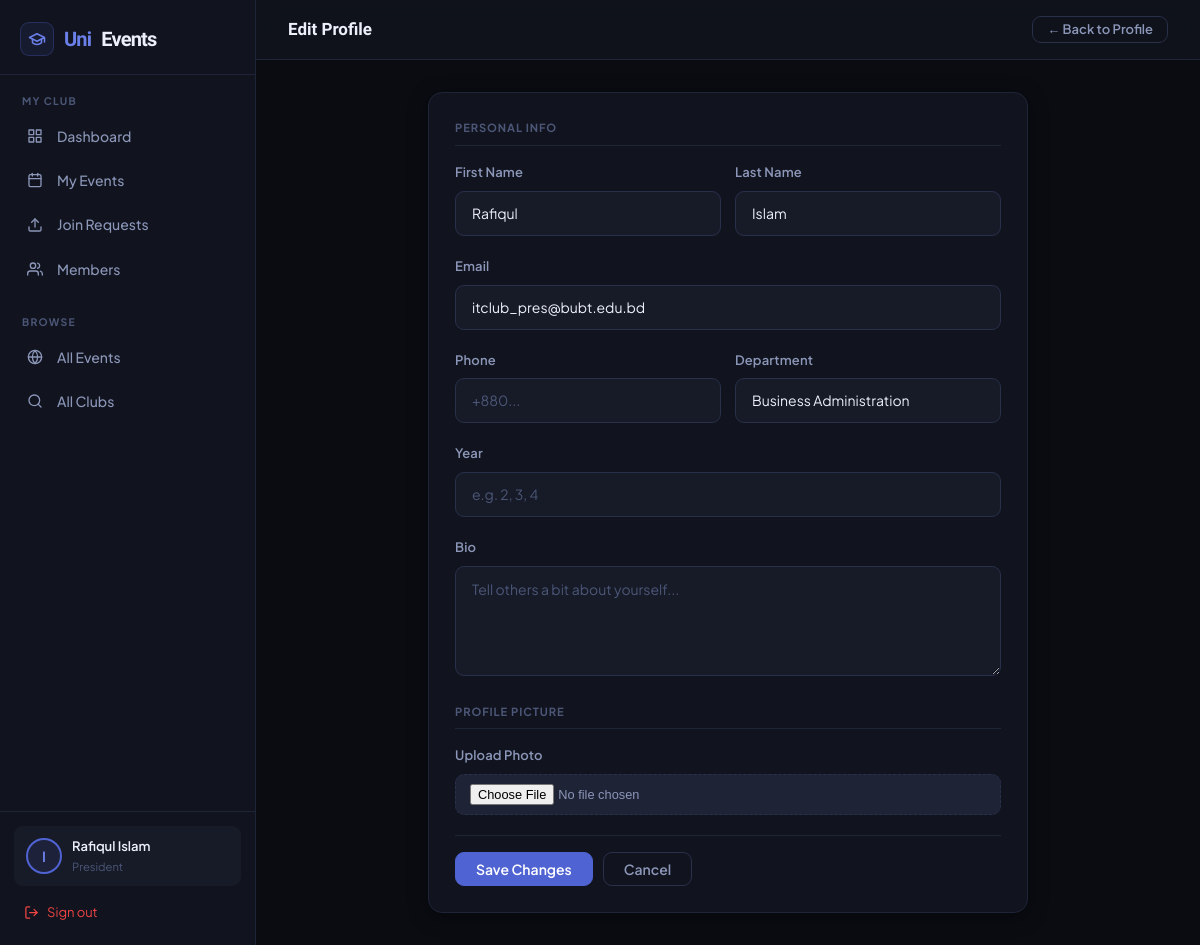
The page /accounts/profile/edit/ (signed in) on the database its author committed.
### accounts/models.py (models this page shows, shortened)
class CustomUser(AbstractUser):
    USER_TYPE_CHOICES = (
        ('student', 'Student'),
        ('faculty', 'Faculty'),
        ('admin', 'Administrator'),
        ('president', 'President'),
    )
    user_type = models.CharField(max_length=20, choices=USER_TYPE_CHOICES, default='student')
    student_id = models.CharField(max_length=20, blank=True, null=True)
    phone = models.CharField(max_length=15, blank=True, null=True)
    profile_picture = models.ImageField(upload_to='profile_pics/', blank=True, null=True)
    bio = models.TextField(blank=True, null=True)
    department = models.CharField(max_length=100, blank=True, null=True)
    intake = models.CharField(max_length=20, blank=True, null=True, help_text="e.g. 49, 50, Fall-2022")
    year = models.IntegerField(blank=True, null=True)
    is_verified = models.BooleanField(default=False)

### accounts/views.py (the view)
# urls.py: path('profile/edit/', views.profile_edit_view, name='profile_edit'),
@login_required
def profile_edit_view(request):
    if request.method == 'POST':
        form = UserProfileForm(request.POST, request.FILES, instance=request.user)
        if form.is_valid():
            form.save()
            messages.success(request, 'Profile updated successfully!')
            return redirect('profile')
    else:
        form = UserProfileForm(instance=request.user)
    return render(request, 'accounts/profile_edit.html', {'form': form})

### accounts/forms.py
class UserProfileForm(forms.ModelForm):
    class Meta:
        model  = CustomUser
        fields = ('first_name', 'last_name', 'email', 'phone',
                  'profile_picture', 'bio', 'department', 'year')

### templates/accounts/profile_edit.html (shortened to what this page needs)
{% extends 'base.html' %}
{% block page_title %}Edit Profile{% endblock %}
{% block topbar_actions %}
  <a href="{% url 'profile' %}" class="btn btn-ghost btn-sm">← Back to Profile</a>
{% endblock %}
{% block app_content %}
<div style="max-width:600px;margin:0 auto;">
  <div class="card fade-up">
    <form method="post" enctype="multipart/form-data" autocomplete="off">
      <div style="font-size:0.7rem;font-weight:700;text-transform:uppercase;letter-spacing:0.08em;color:var(--txt3);margin-bottom:16px;padding-bottom:8px;border-bottom:1px solid var(--border);">Personal Info</div>
      <div style="display:grid;grid-template-columns:1fr 1fr;gap:14px;">
        <div class="form-group">
          <label>First Name</label>
          <input type="text" name="first_name" value="{{ form.first_name.value|default:'' }}" placeholder="First name">
        </div>
        <div class="form-group">
          <label>Last Name</label>
          <input type="text" name="last_name" value="{{ form.last_name.value|default:'' }}" placeholder="Last name">
        </div>
      </div>
      <div class="form-group">
        <label>Email</label>
        <input type="email" name="email" value="{{ form.email.value|default:'' }}" placeholder="your@email.com">
      </div>
      <div style="display:grid;grid-template-columns:1fr 1fr;gap:14px;">
        <div class="form-group">
          <label>Phone</label>
          <input type="text" name="phone" value="{{ form.phone.value|default:'' }}" placeholder="+880...">
        </div>
        <div class="form-group">
          <label>Department</label>
          <input type="text" name="department" value="{{ form.department.value|default:'' }}" placeholder="e.g. CSE">
        </div>
      </div>
      <div class="form-group">
        <label>Year</label>
        <input type="number" name="year" value="{{ form.year.value|default:'' }}" placeholder="e.g. 2, 3, 4" min="1" max="5">
      </div>
      <div class="form-group">
        <label>Bio</label>
        <textarea name="bio" rows="3" placeholder="Tell others a bit about yourself...">{{ form.bio.value|default:'' }}</textarea>
      </div>
      <div style="font-size:0.7rem;font-weight:700;text-transform:uppercase;letter-spacing:0.08em;color:var(--txt3);margin:20px 0 16px;padding-bottom:8px;border-bottom:1px solid var(--border);">Profile Picture</div>
      <div class="form-group">
        <label>Upload Photo</label>
        <input type="file" name="profile_picture" accept="image/*" style="font-size:0.8rem;">
      </div>
      <div style="display:flex;gap:10px;margin-top:20px;padding-top:16px;border-top:1px solid var(--border);">
        <button type="submit" class="btn btn-primary"> Save Changes</button>
        <a href="{% url 'profile' %}" class="btn btn-ghost">Cancel</a>
      </div>
    </form>
  </div>
</div>
{% endblock %}

### templates/base.html (shortened to what this page needs)
{% load static %}
<!DOCTYPE html>
<html lang="en">
<head>
</head>
<body>
{% if user.is_authenticated and request.resolver_match.url_name not in 'home,club_list,club_detail,event_list,event_detail,join_club,register,login' %}
<div class="app-layout">
  <aside class="sidebar">
    <div class="sidebar-brand">
      <a href="{% url 'home' %}">
        <div class="sb-icon"><svg width="18" height="18" viewBox="0 0 24 24" fill="none" stroke="currentColor" stroke-width="2" stroke-linecap="round" stroke-linejoin="round" style="color:var(--a2)"><path d="M22 10v6M2 10l10-5 10 5-10 5z"/><path d="M6 12v5c3 3 9 3 12 0v-5"/></svg></div>
        Uni<span>Events</span>
      </a>
    </div>
    {% if user.is_staff or user.user_type == 'admin' %}
    <div class="sb-section">
      <div class="sb-label">Overview</div>
      <ul class="sb-nav">
        <li><a href="{% url 'admin_dashboard' %}" class="{% if request.resolver_match.url_name == 'admin_dashboard' %}active{% endif %}">
          <span class="sb-icon2"><svg width="16" height="16" viewBox="0 0 24 24" fill="none" stroke="currentColor" stroke-width="2" stroke-linecap="round" stroke-linejoin="round"><rect x="3" y="3" width="7" height="7"/><rect x="14" y="3" width="7" height="7"/><rect x="14" y="14" width="7" height="7"/><rect x="3" y="14" width="7" height="7"/></svg></span> Dashboard
        </a></li>
        <li><a href="{% url 'admin_statistics' %}" class="{% if request.resolver_match.url_name == 'admin_statistics' %}active{% endif %}">
          <span class="sb-icon2"><svg width="16" height="16" viewBox="0 0 24 24" fill="none" stroke="currentColor" stroke-width="2" stroke-linecap="round" stroke-linejoin="round"><line x1="18" y1="20" x2="18" y2="10"/><line x1="12" y1="20" x2="12" y2="4"/><line x1="6" y1="20" x2="6" y2="14"/></svg></span> Statistics
        </a></li>
      </ul>
    </div>
    <div class="sb-section">
      <div class="sb-label">Manage</div>
      <ul class="sb-nav">
        <li><a href="{% url 'admin_club_list' %}" class="{% if 'club' in request.resolver_match.url_name %}active{% endif %}">
          <span class="sb-icon2"><svg width="16" height="16" viewBox="0 0 24 24" fill="none" stroke="currentColor" stroke-width="2" stroke-linecap="round" stroke-linejoin="round"><path d="M3 9l9-7 9 7v11a2 2 0 01-2 2H5a2 2 0 01-2-2z"/><polyline points="9 22 9 12 15 12 15 22"/></svg></span> Clubs
        </a></li>
        <li><a href="{% url 'admin_president_list' %}" class="{% if 'president' in request.resolver_match.url_name %}active{% endif %}">
          <span class="sb-icon2"><svg width="16" height="16" viewBox="0 0 24 24" fill="none" stroke="currentColor" stroke-width="2" stroke-linecap="round" stroke-linejoin="round"><circle cx="12" cy="8" r="4"/><path d="M5 20a7 7 0 0114 0"/><path d="M8 7l-2-3M16 7l2-3M12 4V2"/></svg></span> Presidents
        </a></li>
        <li><a href="{% url 'admin_event_requests' %}" class="{% if 'event_request' in request.resolver_match.url_name %}active{% endif %}">
          <span class="sb-icon2"><svg width="16" height="16" viewBox="0 0 24 24" fill="none" stroke="currentColor" stroke-width="2" stroke-linecap="round" stroke-linejoin="round"><path d="M14 2H6a2 2 0 00-2 2v16a2 2 0 002 2h12a2 2 0 002-2V8z"/><polyline points="14 2 14 8 20 8"/><line x1="16" y1="13" x2="8" y2="13"/><line x1="16" y1="17" x2="8" y2="17"/><polyline points="10 9 9 9 8 9"/></svg></span> Event Requests
        </a></li>
      </ul>
    </div>
    <div class="sb-section">
      <div class="sb-label">Browse</div>
      <ul class="sb-nav">
        <li><a href="{% url 'event_list' %}"><span class="sb-icon2"><svg width="16" height="16" viewBox="0 0 24 24" fill="none" stroke="currentColor" stroke-width="2" stroke-linecap="round" stroke-linejoin="round"><rect x="3" y="4" width="18" height="18" rx="2" ry="2"/><line x1="16" y1="2" x2="16" y2="6"/><line x1="8" y1="2" x2="8" y2="6"/><line x1="3" y1="10" x2="21" y2="10"/></svg></span> All Events</a></li>
        <li><a href="{% url 'club_list' %}"><span class="sb-icon2"><svg width="16" height="16" viewBox="0 0 24 24" fill="none" stroke="currentColor" stroke-width="2" stroke-linecap="round" stroke-linejoin="round"><circle cx="11" cy="11" r="8"/><line x1="21" y1="21" x2="16.65" y2="16.65"/></svg></span> All Clubs</a></li>
      </ul>
    </div>
    {% elif user.user_type == 'president' %}
    <div class="sb-section">
      <div class="sb-label">My Club</div>
      <ul class="sb-nav">
        <li><a href="{% url 'president_dashboard' %}" class="{% if request.resolver_match.url_name == 'president_dashboard' %}active{% endif %}">
          <span class="sb-icon2"><svg width="16" height="16" viewBox="0 0 24 24" fill="none" stroke="currentColor" stroke-width="2" stroke-linecap="round" stroke-linejoin="round"><rect x="3" y="3" width="7" height="7"/><rect x="14" y="3" width="7" height="7"/><rect x="14" y="14" width="7" height="7"/><rect x="3" y="14" width="7" height="7"/></svg></span> Dashboard
        </a></li>
        <li><a href="{% url 'president_event_list' %}" class="{% if 'event' in request.resolver_match.url_name %}active{% endif %}">
          <span class="sb-icon2"><svg width="16" height="16" viewBox="0 0 24 24" fill="none" stroke="currentColor" stroke-width="2" stroke-linecap="round" stroke-linejoin="round"><rect x="3" y="4" width="18" height="18" rx="2" ry="2"/><line x1="16" y1="2" x2="16" y2="6"/><line x1="8" y1="2" x2="8" y2="6"/><line x1="3" y1="10" x2="21" y2="10"/></svg></span> My Events
        </a></li>
        <li><a href="{% url 'president_join_requests' %}" class="{% if request.resolver_match.url_name == 'president_join_requests' %}active{% endif %}">
          <span class="sb-icon2"><svg width="16" height="16" viewBox="0 0 24 24" fill="none" stroke="currentColor" stroke-width="2" stroke-linecap="round" stroke-linejoin="round"><path d="M21 15v4a2 2 0 01-2 2H5a2 2 0 01-2-2v-4"/><polyline points="17 8 12 3 7 8"/><line x1="12" y1="3" x2="12" y2="15"/></svg></span> Join Requests
        </a></li>
        <li><a href="{% url 'president_member_list' %}" class="{% if request.resolver_match.url_name == 'president_member_list' %}active{% endif %}">
          <span class="sb-icon2"><svg width="16" height="16" viewBox="0 0 24 24" fill="none" stroke="currentColor" stroke-width="2" stroke-linecap="round" stroke-linejoin="round"><path d="M17 21v-2a4 4 0 00-4-4H5a4 4 0 00-4 4v2"/><circle cx="9" cy="7" r="4"/><path d="M23 21v-2a4 4 0 00-3-3.87M16 3.13a4 4 0 010 7.75"/></svg></span> Members
        </a></li>
      </ul>
    </div>
    <div class="sb-section">
      <div class="sb-label">Browse</div>
      <ul class="sb-nav">
        <li><a href="{% url 'event_list' %}"><span class="sb-icon2"><svg width="16" height="16" viewBox="0 0 24 24" fill="none" stroke="currentColor" stroke-width="2" stroke-linecap="round" stroke-linejoin="round"><circle cx="12" cy="12" r="10"/><line x1="2" y1="12" x2="22" y2="12"/><path d="M12 2a15.3 15.3 0 014 10 15.3 15.3 0 01-4 10 15.3 15.3 0 01-4-10 15.3 15.3 0 014-10z"/></svg></span> All Events</a></li>
        <li><a href="{% url 'club_list' %}"><span class="sb-icon2"><svg width="16" height="16" viewBox="0 0 24 24" fill="none" stroke="currentColor" stroke-width="2" stroke-linecap="round" stroke-linejoin="round"><circle cx="11" cy="11" r="8"/><line x1="21" y1="21" x2="16.65" y2="16.65"/></svg></span> All Clubs</a></li>
      </ul>
    </div>
    {% endif %}
    <div class="sb-footer">
      <div class="sb-user">
        <div class="sb-avatar">
          {% if user.profile_picture %}<img src="{{ user.profile_picture.url }}" style="width:100%;height:100%;object-fit:cover;border-radius:50%;">
          {% else %}{{ user.username|slice:":1"|upper }}{% endif %}
        </div>
        <div style="flex:1;min-width:0;">
          <div class="sb-name">{{ user.get_full_name|default:user.username|truncatechars:18 }}</div>
          <div class="sb-role">{{ user.get_user_type_display }}</div>
        </div>
      </div>
      <a href="{% url 'logout' %}" class="sb-logout">
        <svg width="15" height="15" viewBox="0 0 24 24" fill="none" stroke="currentColor" stroke-width="2" stroke-linecap="round" stroke-linejoin="round"><path d="M9 21H5a2 2 0 01-2-2V5a2 2 0 012-2h4"/><polyline points="16 17 21 12 16 7"/><line x1="21" y1="12" x2="9" y2="12"/></svg> Sign out
      </a>
    </div>
  </aside>
  <div class="app-main">
    <div class="app-topbar">
      <span class="app-topbar-title">{% block page_title %}{% endblock %}</span>
      <div class="app-topbar-right">{% block topbar_actions %}{% endblock %}</div>
    </div>
    <div class="app-content">
      {% block app_content %}{% endblock %}
    </div>
  </div>
</div>
{% endif %}
</body>
</html>

### rows shown on the page
CustomUser: username "I", get_full_name "Rafiqul Islam", user_type "President", first_name "Rafiqul", last_name "Islam", email "itclub_pres@bubt.edu.bd", department "Business Administration"
